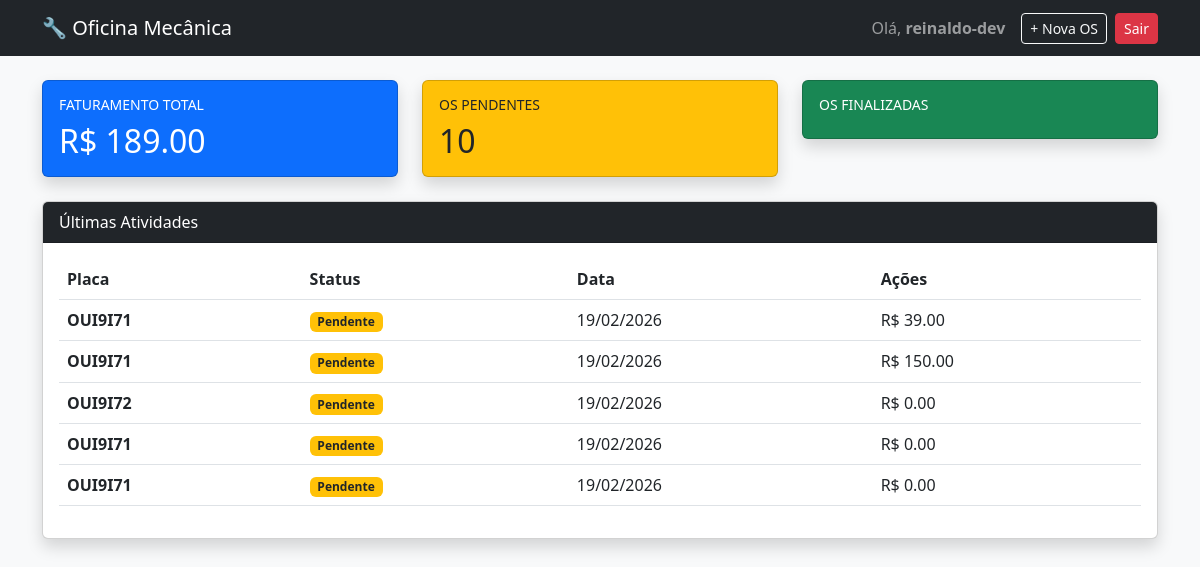
The app's page /oficina/ (signed in) with its own data.
### gestao/models.py (models this page shows, shortened)
class OrdemServico(models.Model):
    STATUS_CHOICES = [
        ("P", "Pendente"),
        ("A", "Aprovado"),
        ("F", "Finalizado"),
        ("C", "Cancelado"),  # Adicionei Cancelado para maior controle
    ]
    veiculo = models.ForeignKey(Veiculo, on_delete=models.CASCADE)
    mecanico = models.ForeignKey(User, on_delete=models.PROTECT)
    data_criacao = models.DateTimeField(auto_now_add=True)
    status = models.CharField(max_length=1, choices=STATUS_CHOICES, default="P")
    observacoes = models.TextField(blank=True)
    @property
    def total_geral(self):
        return sum(item.valor_total for item in self.itens.all())

class Veiculo(models.Model):
    cliente = models.ForeignKey(
        Cliente, on_delete=models.CASCADE, related_name="veiculos"
    )
    placa = models.CharField(max_length=7, unique=True)
    modelo = models.CharField(max_length=50)
    marca = models.CharField(max_length=50)

class ItemOrdemServico(models.Model):
    ordem_servico = models.ForeignKey(
        OrdemServico, on_delete=models.CASCADE, related_name="itens"
    )
    descricao = models.CharField(max_length=200)
    quantidade = models.DecimalField(max_digits=10, decimal_places=2, default=1)
    valor_unitario = models.DecimalField(max_digits=10, decimal_places=2)
    @property
    def valor_total(self):
        return self.quantidade * self.valor_unitario

### gestao/views.py (the view)
# urls.py: path('', views.dashboard, name="dashboard"),
@login_required
def dashboard(request):
    resumo_status = OrdemServico.objects.values("status").annotate(total=Count("id"))
    todas_os = OrdemServico.objects.all()
    valor_total = sum(os.total_geral for os in todas_os)
    ultimas_os = todas_os.order_by("-data_criacao")[:5]
    return render(
        request,
        "gestao/dashboard.html",
        {
            "ultimas_os": ultimas_os,
            "resumo": resumo_status,
            "valor_total": valor_total,  # Agora a variável vai com valor real!
        },
    )

### gestao/templates/gestao/dashboard.html (shortened to what this page needs)
{% extends 'gestao/base.html' %}
{% block content %}
<div class="row mb-4">
    <div class="col-md-4">
        <div class="card bg-primary text-white shadow">
            <div class="card-body">
                <h6 class="text-uppercase small">Faturamento Total</h6>
                <h2 class="mb-0">R$ {{ valor_total|floatformat:2 }}</h2>
            </div>
        </div>
    </div>
    <div class="col-md-4">
        <div class="card bg-warning text-dark shadow">
            <div class="card-body">
                <h6 class="text-uppercase small">OS Pendentes</h6>
                <h2 class="mb-0">
                    {% for item in resumo %}
                    {% if item.status == 'P' %}{{ item.total }}{% endif %}
                    {% empty %} 0 {% endfor %}
                </h2>
            </div>
        </div>
    </div>
    <div class="col-md-4">
        <div class="card bg-success text-white shadow">
            <div class="card-body">
                <h6 class="text-uppercase small">OS Finalizadas</h6>
            </div>
        </div>
    </div>
</div>
<div class="card shadow">
    <div class="card-header bg-dark text-white">Últimas Atividades</div>
    <div class="card-body">
        <table class="table table-hover">
            <thead>
                <tr>
                    <th>Placa</th>
                    <th>Status</th>
                    <th>Data</th>
                    <th>Ações</th>
                </tr>
            </thead>
            <tbody>
                {% for os in ultimas_os %}
                <tr>
                    <td><strong>{{ os.veiculo.placa|upper }}</strong></td>
                    <td>
                        <span class="badge {% if os.status == 'P' %}bg-warning text-dark{% else %}bg-success{% endif %}">
                            {{ os.get_status_display }}
                        </span>
                    </td>
                    <td>{{ os.data_criacao|date:"d/m/Y" }}</td>
                    <td>
                        R$ {{ os.total_geral|floatformat:"2g" }}
                    </td>
                </tr>
                {% endfor %}
            </tbody>
        </table>
    </div>
</div>
{% endblock %}

### gestao/templates/gestao/base.html (shortened to what this page needs)
<!DOCTYPE html>
<html lang="pt-br">
<head>
    <link href="https://cdn.jsdelivr.net/npm/bootstrap@5.3.0/dist/css/bootstrap.min.css" rel="stylesheet">
</head>
<body class="bg-light">
    <nav class="navbar navbar-expand-lg navbar-dark bg-dark mb-4">
        <div class="container">
            <a class="navbar-brand" href="{% url 'dashboard' %}">🔧 Oficina Mecânica</a>
            <div class="d-flex align-items-center">
                {% if user.is_authenticated %}
                <span class="navbar-text me-3">
                    Olá, <strong>{{ user.username }}</strong>
                </span>
                <a href="{% url 'nova_os' %}" class="btn btn-sm btn-outline-light me-2">+ Nova OS</a>
                <a href="/admin/logout/" class="btn btn-sm btn-danger">Sair</a>
                {% endif %}
            </div>
        </div>
        </nav>
    <div class="container">
        {% block content %}
        {% endblock %}
    </div>
</body>
</html>

### records on screen
OrdemServico: veiculo.placa "OUI9I71", status "Pendente", data_criacao "19/02/2026", total_geral "39.00"
OrdemServico: veiculo.placa "OUI9I71", status "Pendente", data_criacao "19/02/2026", total_geral "150.00"
OrdemServico: veiculo.placa "OUI9I72", status "Pendente", data_criacao "19/02/2026", total_geral "0.00"
OrdemServico: veiculo.placa "OUI9I71", status "Pendente", data_criacao "19/02/2026", total_geral "0.00"
OrdemServico: veiculo.placa "OUI9I71", status "Pendente", data_criacao "19/02/2026", total_geral "0.00"

### other values on screen
{{ user.username }} "reinaldo-dev"
{{ valor_total|floatformat:2 }} "189.00"
{{ item.total }} "10"
